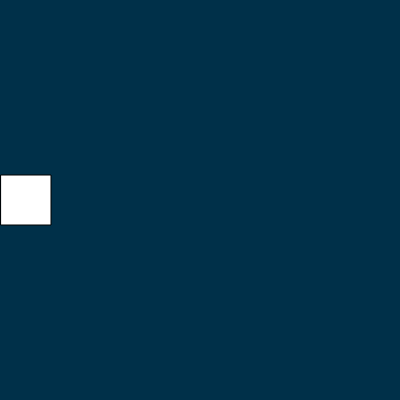
Frame 1 (no input)
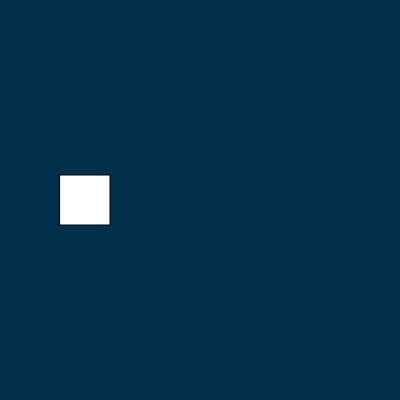
Frame 60 (no input)
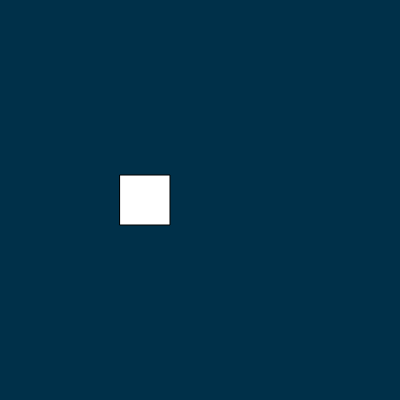
Frame 120 (the mouse pressed at the canvas centre since frame 60)

The p5.js sketch that drew these frames (run headless with seeded random() and noise() and a simulated clock; from frame 60 on, the mouse is pressed at the canvas centre):

// p5.js sketch
// ── sketch.js
//This is how you make a variable
//The words in Brown on Boughen's screen
//are Javascript reserved
let counter;

//this gets called once.
function setup() {
  //Anything in dark blue
  //is created by p5Js
  //means it is not Javascript
  createCanvas(400, 400);
  //intialize our variable
  counter = 0
}

//This function gets looped over and over
function draw() {
  background('#003049');
  counter +=1
  rect(counter,175,50,50)
}
